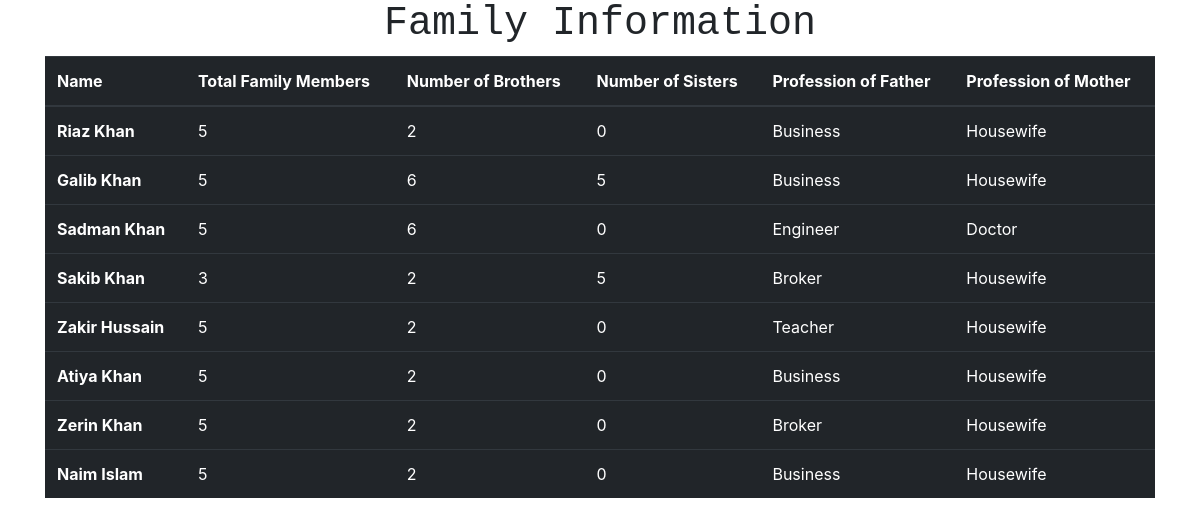
The app's page /family_info/ with its own data.
### app/models.py (models this page shows, shortened)
class Family_info(models.Model):
    user = models.OneToOneField(User, on_delete=models.CASCADE)
    total_members=models.CharField(max_length=100,null=True)
    father_profession=models.CharField(max_length=20,null=True)
    mother_profession=models.CharField(max_length=20,null=True)
    number_of_bro=models.CharField(max_length=20,null=True)
    number_of_sister=models.CharField(max_length=20,null=True)

class User(models.Model):
    id=models.AutoField(primary_key=True)
    name=models.CharField(max_length=20)
    password=models.CharField(max_length=20,null=True)
    img = models.ImageField(upload_to='images/',null=True)
    def __str__(self):
        return self.name

### app/views.py (the view)
# urls.py: path('family_info/', views.family_info, name='family_info'),
def family_info(request):
    x=Family_info.objects.all()
    context = {
    'x':x
     }
    return render(request,"family_info.html",context)

### app/templates/family_info.html (shortened to what this page needs)
<!DOCTYPE html>
<html lang="en">
<head>
    <link rel="stylesheet" href="https://cdn.jsdelivr.net/npm/bootstrap@4.0.0/dist/css/bootstrap.min.css">
</head>
<body>
<div class="containeer">
    <h1 style="text-align: center; font-family: 'Courier New', Courier, monospace;">Family Information</h1>
</div>
    <div class="container">
        <table class="table table-dark">
            <thead>
              <tr>
                <th scope="col">Name</th>
                <th scope="col">Total Family Members</th>
                <th scope="col">Number of Brothers</th>
                <th scope="col">Number of Sisters</th>
                <th scope="col">Profession of Father</th>
                <th scope="col">Profession of Mother</th>
              </tr>
            </thead>
            <tbody>
        {% for i in x %}
              <tr>
                <th scope="row">{{i.user}}</th>
                <td>{{i.total_members}}</td>
                <td>{{i.number_of_bro}}</td>
                <td>{{i.number_of_sister}}</td>
                <td>{{i.father_profession}}</td>
                <td>{{i.mother_profession}}</td>
              </tr>
          {% endfor %}
            </tbody>
          </table>
    </div>
</body>
</html>

### records on screen
Family_info: user "Riaz Khan", total_members "5", number_of_bro "2", number_of_sister "0", father_profession "Business", mother_profession "Housewife"
Family_info: user "Galib Khan", total_members "5", number_of_bro "6", number_of_sister "5", father_profession "Business", mother_profession "Housewife"
Family_info: user "Sadman Khan", total_members "5", number_of_bro "6", number_of_sister "0", father_profession "Engineer", mother_profession "Doctor"
Family_info: user "Sakib Khan", total_members "3", number_of_bro "2", number_of_sister "5", father_profession "Broker", mother_profession "Housewife"
Family_info: user "Zakir Hussain", total_members "5", number_of_bro "2", number_of_sister "0", father_profession "Teacher", mother_profession "Housewife"
Family_info: user "Atiya Khan", total_members "5", number_of_bro "2", number_of_sister "0", father_profession "Business", mother_profession "Housewife"
Family_info: user "Zerin Khan", total_members "5", number_of_bro "2", number_of_sister "0", father_profession "Broker", mother_profession "Housewife"
Family_info: user "Naim Islam", total_members "5", number_of_bro "2", number_of_sister "0", father_profession "Business", mother_profession "Housewife"
